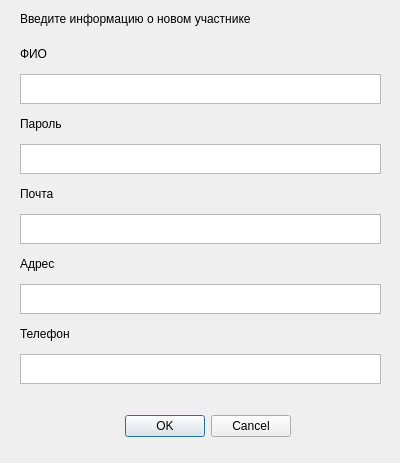
<?xml version="1.0" encoding="UTF-8"?>
<ui version="4.0">
 <class>Dialog</class>
 <widget class="QDialog" name="Dialog">
  <property name="geometry">
   <rect>
    <x>0</x>
    <y>0</y>
    <width>400</width>
    <height>463</height>
   </rect>
  </property>
  <property name="windowTitle">
   <string>Dialog</string>
  </property>
  <widget class="QDialogButtonBox" name="buttonBox">
   <property name="geometry">
    <rect>
     <x>110</x>
     <y>410</y>
     <width>181</width>
     <height>32</height>
    </rect>
   </property>
   <property name="orientation">
    <enum>Qt::Horizontal</enum>
   </property>
   <property name="standardButtons">
    <set>QDialogButtonBox::Cancel|QDialogButtonBox::Ok</set>
   </property>
  </widget>
  <widget class="QLabel" name="label">
   <property name="geometry">
    <rect>
     <x>20</x>
     <y>10</y>
     <width>271</width>
     <height>17</height>
    </rect>
   </property>
   <property name="text">
    <string>Введите информацию о новом участнике</string>
   </property>
  </widget>
  <widget class="QWidget" name="verticalLayoutWidget">
   <property name="geometry">
    <rect>
     <x>20</x>
     <y>40</y>
     <width>361</width>
     <height>344</height>
    </rect>
   </property>
   <layout class="QVBoxLayout" name="verticalLayout">
    <item>
     <widget class="QLabel" name="label_2">
      <property name="text">
       <string>ФИО</string>
      </property>
     </widget>
    </item>
    <item>
     <widget class="QPlainTextEdit" name="name">
      <property name="maximumSize">
       <size>
        <width>16777215</width>
        <height>30</height>
       </size>
      </property>
     </widget>
    </item>
    <item>
     <widget class="QLabel" name="label_6">
      <property name="text">
       <string>Пароль</string>
      </property>
     </widget>
    </item>
    <item>
     <widget class="QPlainTextEdit" name="password">
      <property name="maximumSize">
       <size>
        <width>16777215</width>
        <height>30</height>
       </size>
      </property>
     </widget>
    </item>
    <item>
     <widget class="QLabel" name="label_4">
      <property name="text">
       <string>Почта</string>
      </property>
     </widget>
    </item>
    <item>
     <widget class="QPlainTextEdit" name="email">
      <property name="maximumSize">
       <size>
        <width>16777215</width>
        <height>30</height>
       </size>
      </property>
     </widget>
    </item>
    <item>
     <widget class="QLabel" name="label_7">
      <property name="text">
       <string>Адрес</string>
      </property>
     </widget>
    </item>
    <item>
     <widget class="QPlainTextEdit" name="address">
      <property name="maximumSize">
       <size>
        <width>16777215</width>
        <height>30</height>
       </size>
      </property>
     </widget>
    </item>
    <item>
     <widget class="QLabel" name="label_5">
      <property name="text">
       <string>Телефон</string>
      </property>
     </widget>
    </item>
    <item>
     <widget class="QPlainTextEdit" name="phone">
      <property name="maximumSize">
       <size>
        <width>16777215</width>
        <height>30</height>
       </size>
      </property>
     </widget>
    </item>
   </layout>
  </widget>
 </widget>
 <resources/>
 <connections>
  <connection>
   <sender>buttonBox</sender>
   <signal>accepted()</signal>
   <receiver>Dialog</receiver>
   <slot>accept()</slot>
   <hints>
    <hint type="sourcelabel">
     <x>248</x>
     <y>254</y>
    </hint>
    <hint type="destinationlabel">
     <x>157</x>
     <y>274</y>
    </hint>
   </hints>
  </connection>
  <connection>
   <sender>buttonBox</sender>
   <signal>rejected()</signal>
   <receiver>Dialog</receiver>
   <slot>reject()</slot>
   <hints>
    <hint type="sourcelabel">
     <x>316</x>
     <y>260</y>
    </hint>
    <hint type="destinationlabel">
     <x>286</x>
     <y>274</y>
    </hint>
   </hints>
  </connection>
 </connections>
</ui>
